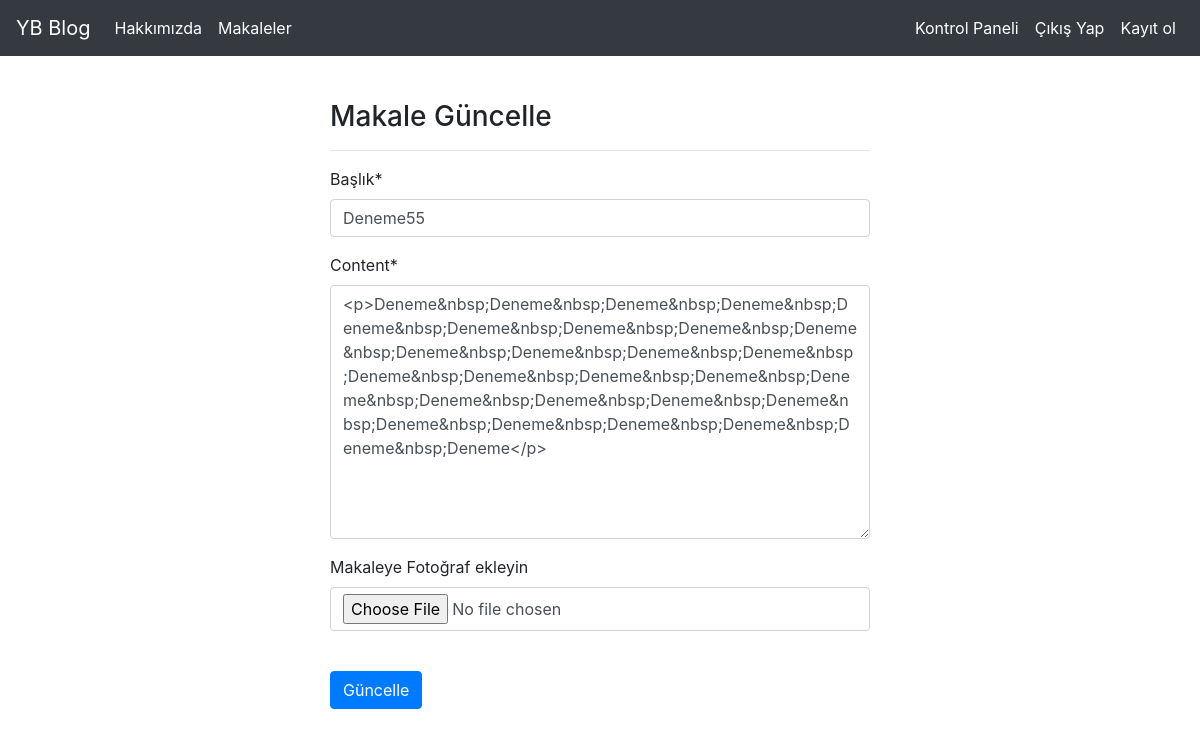
/article/update/1 (signed in), run on the app's committed database.
### article/models.py (models this page shows, shortened)
class Article(models.Model):
    author = models.ForeignKey("auth.User",on_delete = models.CASCADE,verbose_name = "Yazar")
    title = models.CharField(max_length = 50, verbose_name = "Başlık")
    content = RichTextField()
    created_date = models.DateTimeField(auto_now_add = True,verbose_name = "Oluşturma Tarihi")
    article_image = models.FileField(blank = True , null= True,verbose_name="Makaleye Fotoğraf ekleyin")

### article/views.py (the view)
@login_required(login_url="user:login")
def updateArticle(request,id):
    article = get_object_or_404(Article,id = id)
    form = ArticleForm(request.POST or None,request.FILES or None,instance=article)
    if form.is_valid():
        article = form.save(commit=False)
        article.author = request.user
        article.save()
        messages.success(request,"Makale Başarıyla Güncellendi.")
        return redirect("article:dashboard")
    return render(request,"update.html",{"form":form})

### article/forms.py
class ArticleForm(forms.ModelForm):
    class Meta:
        model = Article
        fields = ["title","content","article_image"]

### Django/templates/update.html (shortened to what this page needs)
{% extends "layout.html" %}
{% block body %}
{% load crispy_forms_tags %}
<div class="row">
  <div class="col-md-6 offset-md-3">
    <h3>Makale Güncelle</h3>
    <hr>
    <form method = "post">
    {{form|crispy}}
    <br>
    <button type="submit" class="btn btn-primary">Güncelle</button>
</form>
  </div>
</div>
{% endblock body %}

### data on the page
Article: title "Deneme55", content "<p>Deneme&nbsp;Deneme&nbsp;Deneme&nbsp;Deneme&nbsp;Deneme&nbsp;Deneme&nbsp;Deneme&nbsp;Deneme&nbsp;Deneme&nbsp;Deneme&nbsp;Deneme&nbsp;Deneme&nbsp;Deneme&nbsp;Deneme&nbsp;Deneme&nbsp;Deneme&nbsp;Deneme&nbsp;Deneme&nbsp;Deneme&nbsp;Deneme&nbsp;Deneme&nbsp;Deneme&nbsp;Deneme&nbsp;Deneme&nbsp;Deneme&nbsp;Deneme&nbsp;Deneme&nbsp;Deneme</p>"
